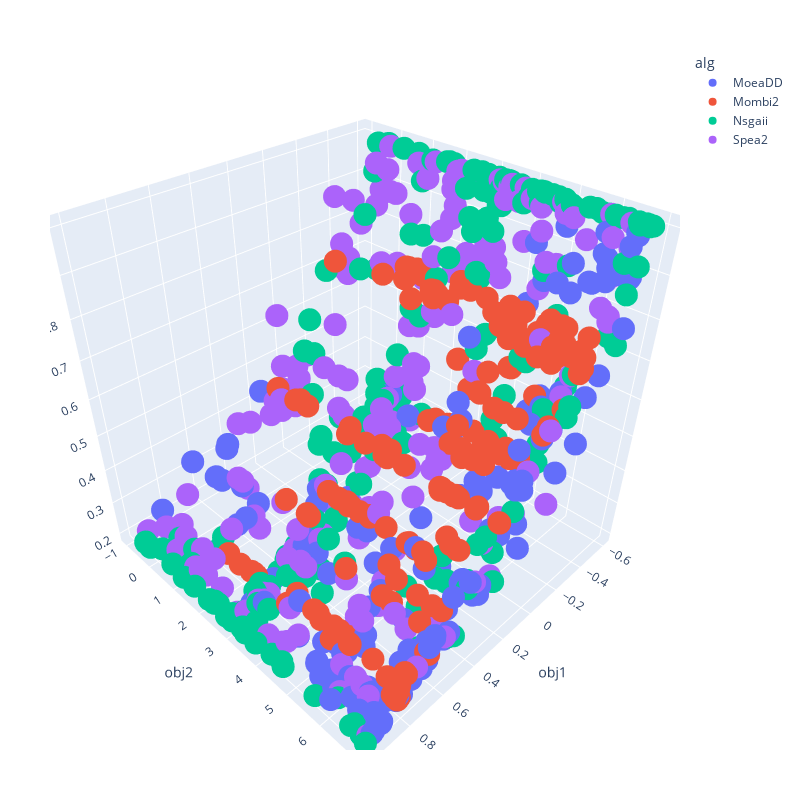

Notebook source saved alongside this figure:
### Code cell
gen3dplot('obj3').show()

### Figure 1 — Plotly figure (JSON) as saved in the notebook; plotly's stock layout.template omitted (floating-point values rounded to 4 significant figures; data arrays with more than 128 entries replaced by an {"elided": "..."} marker saying what was removed)
{"data": [{"hovertemplate": "alg=MoeaDD<br>obj1=%{x}<br>obj2=%{y}<br>obj3=%{z}<extra></extra>", "legendgroup": "MoeaDD", "marker": {"color": "#636efa", "symbol": "circle"}, "mode": "markers", "name": "MoeaDD", "scene": "scene", "showlegend": true, "type": "scatter3d", "x": {"elided": "169 float values"}, "y": {"elided": "169 float values"}, "z": {"elided": "169 float values"}}, {"hovertemplate": "alg=Mombi2<br>obj1=%{x}<br>obj2=%{y}<br>obj3=%{z}<extra></extra>", "legendgroup": "Mombi2", "marker": {"color": "#EF553B", "symbol": "circle"}, "mode": "markers", "name": "Mombi2", "scene": "scene", "showlegend": true, "type": "scatter3d", "x": {"elided": "201 float values"}, "y": {"elided": "201 float values"}, "z": {"elided": "201 float values"}}, {"hovertemplate": "alg=Nsgaii<br>obj1=%{x}<br>obj2=%{y}<br>obj3=%{z}<extra></extra>", "legendgroup": "Nsgaii", "marker": {"color": "#00cc96", "symbol": "circle"}, "mode": "markers", "name": "Nsgaii", "scene": "scene", "showlegend": true, "type": "scatter3d", "x": {"elided": "210 float values"}, "y": {"elided": "210 float values"}, "z": {"elided": "210 float values"}}, {"hovertemplate": "alg=Spea2<br>obj1=%{x}<br>obj2=%{y}<br>obj3=%{z}<extra></extra>", "legendgroup": "Spea2", "marker": {"color": "#ab63fa", "symbol": "circle"}, "mode": "markers", "name": "Spea2", "scene": "scene", "showlegend": true, "type": "scatter3d", "x": {"elided": "210 float values"}, "y": {"elided": "210 float values"}, "z": {"elided": "210 float values"}}], "layout": {"height": 800, "legend": {"title": {"text": "alg"}, "tracegroupgap": 0}, "margin": {"b": 50, "l": 50, "r": 50, "t": 50}, "scene": {"domain": {"x": [0, 1], "y": [0, 1]}, "xaxis": {"title": {"text": "obj1"}}, "yaxis": {"title": {"text": "obj2"}}, "zaxis": {"title": {"text": "obj3"}}}, "width": 800}}
